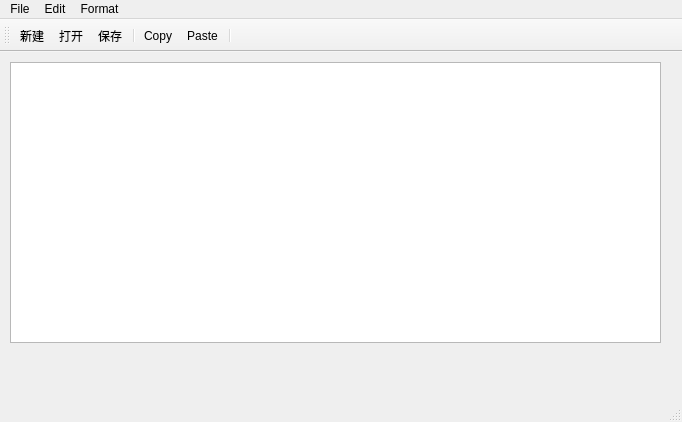
<?xml version="1.0" encoding="UTF-8"?>
<ui version="4.0">
 <class>mainWin</class>
 <widget class="QMainWindow" name="mainWin">
  <property name="geometry">
   <rect>
    <x>0</x>
    <y>0</y>
    <width>682</width>
    <height>422</height>
   </rect>
  </property>
  <property name="windowTitle">
   <string>mainWin</string>
  </property>
  <widget class="QWidget" name="centralwidget">
   <widget class="QPlainTextEdit" name="textEdit">
    <property name="geometry">
     <rect>
      <x>10</x>
      <y>10</y>
      <width>651</width>
      <height>281</height>
     </rect>
    </property>
   </widget>
  </widget>
  <widget class="QMenuBar" name="menubar">
   <property name="geometry">
    <rect>
     <x>0</x>
     <y>0</y>
     <width>682</width>
     <height>23</height>
    </rect>
   </property>
   <widget class="QMenu" name="menuFile">
    <property name="title">
     <string>File</string>
    </property>
    <addaction name="actionNew"/>
    <addaction name="actionOpen"/>
    <addaction name="actionSave"/>
   </widget>
   <widget class="QMenu" name="menuEdit">
    <property name="title">
     <string>Edit</string>
    </property>
    <addaction name="actionCopy"/>
   </widget>
   <widget class="QMenu" name="menuFormat">
    <property name="title">
     <string>Format</string>
    </property>
    <addaction name="actionBold"/>
   </widget>
   <addaction name="menuFile"/>
   <addaction name="menuEdit"/>
   <addaction name="menuFormat"/>
  </widget>
  <widget class="QStatusBar" name="statusbar"/>
  <widget class="QToolBar" name="toolBar">
   <property name="windowTitle">
    <string>toolBar</string>
   </property>
   <property name="toolButtonStyle">
    <enum>Qt::ToolButtonTextUnderIcon</enum>
   </property>
   <attribute name="toolBarArea">
    <enum>TopToolBarArea</enum>
   </attribute>
   <attribute name="toolBarBreak">
    <bool>false</bool>
   </attribute>
   <addaction name="actionNew"/>
   <addaction name="actionOpen"/>
   <addaction name="actionSave"/>
   <addaction name="separator"/>
   <addaction name="actionCopy"/>
   <addaction name="actionPaste"/>
   <addaction name="separator"/>
  </widget>
  <action name="actionNew">
   <property name="icon">
    <iconset resource="Res.qrc">
     <normaloff>:/images/images/search_32.png</normaloff>:/images/images/search_32.png</iconset>
   </property>
   <property name="text">
    <string>新建</string>
   </property>
   <property name="toolTip">
    <string>新建文件</string>
   </property>
   <property name="shortcut">
    <string>Ctrl+N</string>
   </property>
  </action>
  <action name="actionOpen">
   <property name="icon">
    <iconset resource="Res.qrc">
     <normaloff>:/images/images/folder_32.png</normaloff>:/images/images/folder_32.png</iconset>
   </property>
   <property name="text">
    <string>打开</string>
   </property>
   <property name="toolTip">
    <string>打开文件</string>
   </property>
   <property name="shortcut">
    <string>Ctrl+O</string>
   </property>
  </action>
  <action name="actionSave">
   <property name="icon">
    <iconset resource="Res.qrc">
     <normaloff>:/images/images/save_32.png</normaloff>:/images/images/save_32.png</iconset>
   </property>
   <property name="text">
    <string>保存</string>
   </property>
   <property name="toolTip">
    <string>保存文件</string>
   </property>
   <property name="shortcut">
    <string>Ctrl+S</string>
   </property>
  </action>
  <action name="actionCopy">
   <property name="icon">
    <iconset resource="Res.qrc">
     <normaloff>:/images/images/page_text_32.png</normaloff>:/images/images/page_text_32.png</iconset>
   </property>
   <property name="text">
    <string>Copy</string>
   </property>
   <property name="toolTip">
    <string>复制</string>
   </property>
  </action>
  <action name="actionPaste">
   <property name="icon">
    <iconset resource="Res.qrc">
     <normaloff>:/images/images/page_text_32.png</normaloff>:/images/images/page_text_32.png</iconset>
   </property>
   <property name="text">
    <string>Paste</string>
   </property>
   <property name="toolTip">
    <string>粘贴</string>
   </property>
  </action>
  <action name="actionBold">
   <property name="checkable">
    <bool>true</bool>
   </property>
   <property name="icon">
    <iconset resource="Res.qrc">
     <normaloff>:/images/images/page_text_32.png</normaloff>:/images/images/page_text_32.png</iconset>
   </property>
   <property name="text">
    <string>粗体</string>
   </property>
   <property name="toolTip">
    <string>粗体</string>
   </property>
  </action>
 </widget>
 <resources>
  <include location="Res.qrc"/>
 </resources>
 <connections>
  <connection>
   <sender>actionCopy</sender>
   <signal>triggered()</signal>
   <receiver>textEdit</receiver>
   <slot>copy()</slot>
   <hints>
    <hint type="sourcelabel">
     <x>-1</x>
     <y>-1</y>
    </hint>
    <hint type="destinationlabel">
     <x>335</x>
     <y>223</y>
    </hint>
   </hints>
  </connection>
  <connection>
   <sender>actionPaste</sender>
   <signal>triggered()</signal>
   <receiver>textEdit</receiver>
   <slot>paste()</slot>
   <hints>
    <hint type="sourcelabel">
     <x>-1</x>
     <y>-1</y>
    </hint>
    <hint type="destinationlabel">
     <x>335</x>
     <y>223</y>
    </hint>
   </hints>
  </connection>
 </connections>
</ui>
